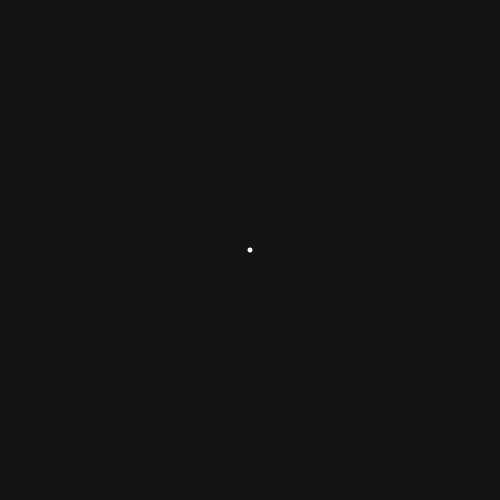
Frame 1 (no input)
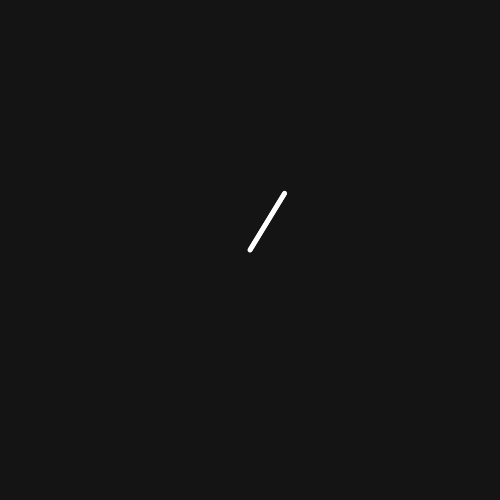
Frame 60 (the mouse pressed at the canvas centre just before this capture)
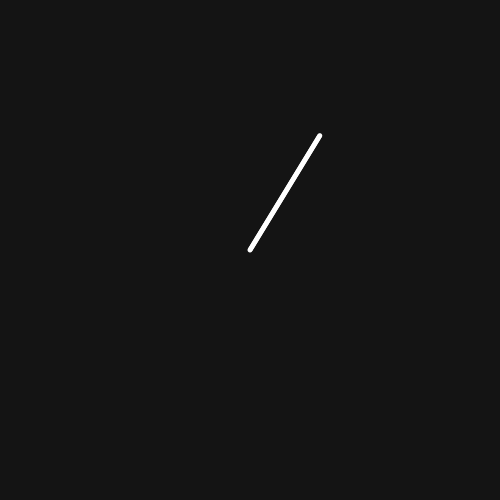
Frame 120 (the mouse held since frame 60 and released just before this capture)

The Processing sketch that drew these frames (run headless with seeded random() and noise(); from frame 60 on, the mouse is pressed at the canvas centre):

// Processing sketch: Feixo
// ── Feixo.pde
float feixo_x, feixo_y, feixo_xv, feixo_yv, feixo_d;
int contador;

void setup() {
  size(500, 500);
  feixo_x = width/2;
  feixo_y = height/2;
  feixo_d = 5;
  feixo_xv = random(-2, 2);
  feixo_yv = random(-2, 2);
  contador = 0;
  noStroke();
  background(20);
  frameRate(400);
}

void draw() {

  ellipse(feixo_x, feixo_y, feixo_d, feixo_d);
  feixo_x += feixo_xv;
  feixo_y += feixo_yv;

  if (feixo_x < 0 || feixo_x> width) {
    feixo_xv *= -1;
    salvar();
  }

  if (feixo_y < 0 || feixo_y > height) {
    feixo_yv *= -1;
    salvar();
  }
  if (contador == 100) {
    exit();
  }
}

void salvar() {
  save("saida/" + contador + ".jpg");
  contador++;
  background(20);
  println(contador);
}
